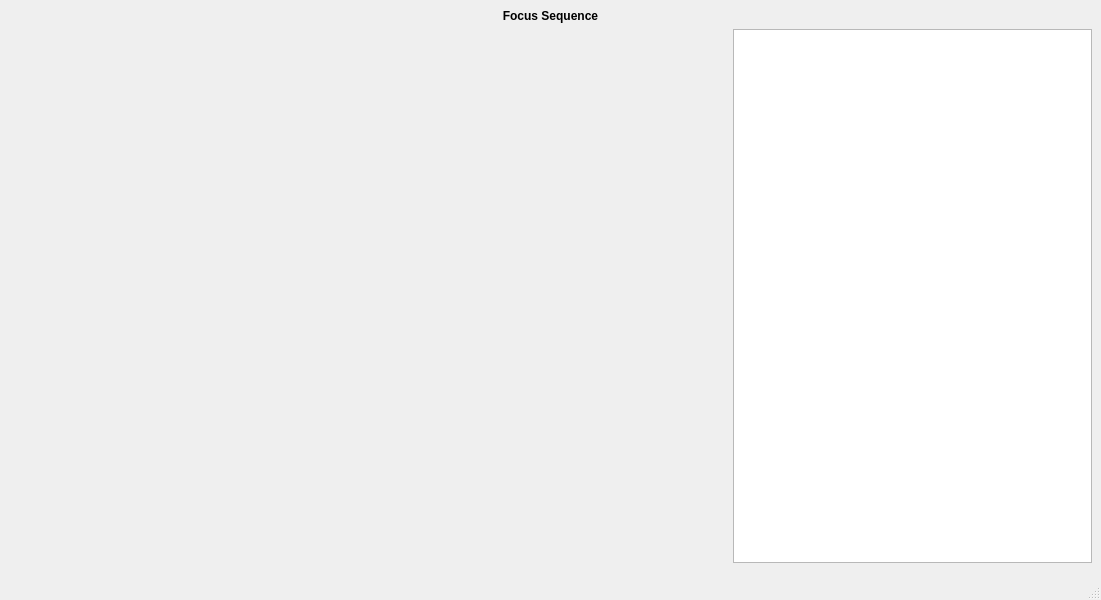
<?xml version="1.0" encoding="UTF-8"?>
<ui version="4.0">
 <class>FocusWindow</class>
 <widget class="QMainWindow" name="FocusWindow">
  <property name="geometry">
   <rect>
    <x>0</x>
    <y>0</y>
    <width>1101</width>
    <height>600</height>
   </rect>
  </property>
  <property name="windowTitle">
   <string>Focus - KalAO</string>
  </property>
  <widget class="QWidget" name="centralwidget">
   <layout class="QGridLayout" name="gridLayout" columnstretch="2,1">
    <item row="1" column="1">
     <widget class="KChartView" name="sequence_plot"/>
    </item>
    <item row="0" column="0" colspan="2">
     <widget class="QLabel" name="label">
      <property name="font">
       <font>
        <bold>true</bold>
       </font>
      </property>
      <property name="text">
       <string>Focus Sequence</string>
      </property>
      <property name="alignment">
       <set>Qt::AlignCenter</set>
      </property>
     </widget>
    </item>
    <item row="1" column="0" rowspan="2">
     <layout class="QGridLayout" name="sequence_layout"/>
    </item>
   </layout>
  </widget>
  <widget class="QMenuBar" name="menubar">
   <property name="geometry">
    <rect>
     <x>0</x>
     <y>0</y>
     <width>1101</width>
     <height>23</height>
    </rect>
   </property>
  </widget>
  <widget class="QStatusBar" name="statusbar"/>
 </widget>
 <customwidgets>
  <customwidget>
   <class>KChartView</class>
   <extends>QGraphicsView</extends>
   <header>kalao</header>
  </customwidget>
 </customwidgets>
 <resources/>
 <connections/>
</ui>
